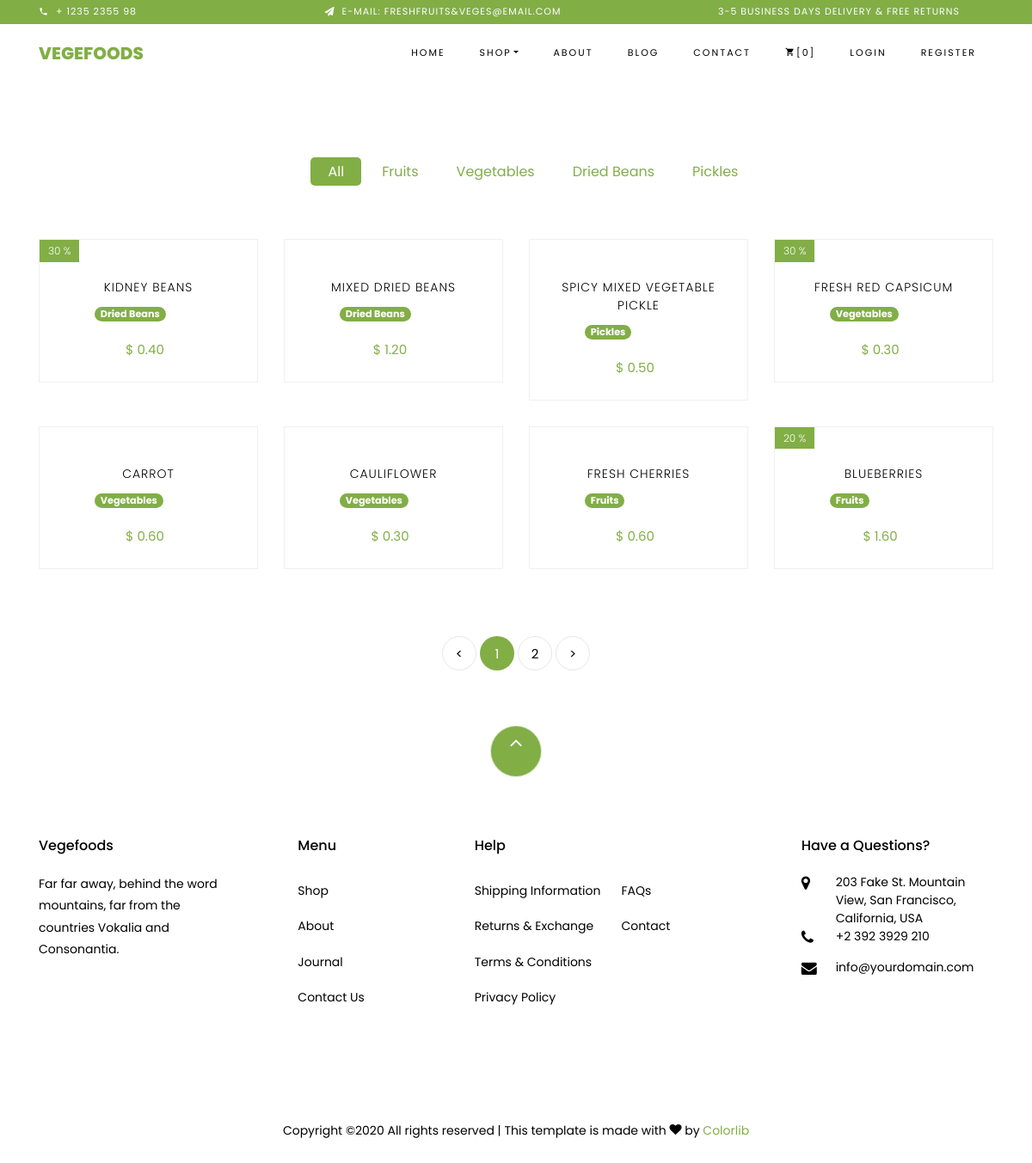
Screenshot of /products/ with the database file from the repository.
### ecommerce/models.py (models this page shows, shortened)
class Category(models.Model):
    name = models.CharField(max_length=255)
    def __str__(self):
        return '{}'.format(self.name)
    class Meta:
        verbose_name_plural = "Categories"

class Product(models.Model):
    name = models.CharField(max_length=255)
    price = models.DecimalField(max_digits=7, decimal_places=2)
    image_url = models.CharField(max_length=2058)
    stock = models.IntegerField()
    description = models.CharField(max_length=2058, default='No Description')
    category = models.ForeignKey(Category, on_delete=models.CASCADE, null=True)
    discount = models.ForeignKey(Discount, on_delete=models.CASCADE, null=True)
    date_added = models.DateTimeField(auto_now_add=True)
    @property
    def get_percentage(self):
        percentage = int(self.discount.percentage * 100)
        return percentage

class Discount(models.Model):
    percentage = models.DecimalField(max_digits=7, decimal_places=2)

### ecommerce/views.py (the view)
# urls.py: path('products/', views.product, name='product'),
def product(request):
    products = Product.objects.filter().order_by('-date_added')
    categories = Category.objects.all()
    paginator = Paginator(products, per_page=8)
    page_number = request.GET.get('page', 1)
    page_obj = paginator.get_page(page_number)
    context = {'products': page_obj.object_list,
               'categories': categories,
               'paginator': paginator,
               'page_number': int(page_number)
               }
    return render(request, 'products.html', context)

### ecommerce/templates/products.html (shortened to what this page needs)
{% extends 'base.html' %}
{% block content %}
<section class="ftco-section">
    <div class="container">
        <div class="row justify-content-center">
            <div class="col-md-10 mb-5 text-center">
                <ul class="product-category">
                    <li><a href="#" class="active">All</a></li>
                    {% for category in categories %}
                    <li><a href="{% url 'product_category' category_id=category.id %}"
                           class=""
                    >{{ category.name }}</a></li>
                    {% endfor %}
                </ul>
            </div>
        </div>
        {% if products %}
        <div class="row">
            {% for product in products %}
            <div class="col-md-6 col-lg-3 ftco-animate">
                <div class="product">
                    <a href="{% url 'product_detail' id=product.id %}" class="img-prod"><img class="img-fluid"
                        {% if product.discount_id %}
                        <span class="status">{{ product.get_percentage }} %</span>
                        {% else %}
                        <span></span>
                        {% endif %}
                    </a>
                    <div class="text py-3 pb-4 px-3 text-center">
                        <h3><a href="#">{{ product.name }}</a></h3>
                        <div class="d-flex">
                            <div class="category">
                                <p class="ml-5">
                                   <span class="badge badge-pill badge-success bg-primary">{{ product.category }}</span>
                                </p>
                            </div>
                        </div>
                        <div class="d-flex">
                            <div class="pricing">
                                <p class="price"><span class="mr-2 price">$ {{ product.price }}</span>
                                </p>
                            </div>
                        </div>
                    </div>
                </div>
            </div>
            {% endfor %}
        </div>
        {% endif %}
        <div class="row mt-5">
            <div class="col text-center">
                <div class="block-27">
                    <ul>
                        <li><a href="#">&lt;</a></li>
                        {% for i in paginator.page_range %}
                        <li class="{% if i == page_number %} active {% endif %}">
                            <a class="" href="?page={{ i }}">{{ i }}</a>
                        </li>
                        {% endfor %}
                        <li><a href="#">&gt;</a></li>
                    </ul>
                </div>
            </div>
        </div>
    </div>
</section>
{% endblock %}

### rows the page displays
Category: name "Fruits"
Category: name "Vegetables"
Category: name "Dried Beans"
Category: name "Pickles"
Product: get_percentage "30", name "KIDNEY BEANS", category "Dried Beans"
Product: name "MIXED DRIED BEANS", category "Dried Beans"
Product: name "SPICY MIXED VEGETABLE PICKLE", category "Pickles"
Product: get_percentage "30", name "FRESH RED CAPSICUM", category "Vegetables"
Product: name "CARROT", category "Vegetables"
Product: name "CAULIFLOWER", category "Vegetables"
Product: name "FRESH CHERRIES", category "Fruits"
Product: get_percentage "20", name "BLUEBERRIES", category "Fruits"

### other values shown
{{ i }} "1" "2"
